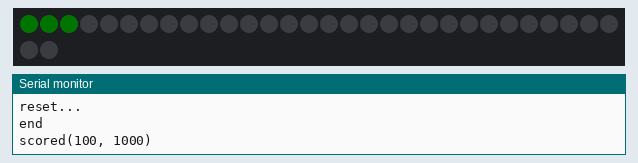
This sketch was run on a simulated Arduino Uno, built with avr-gcc and run on an emulated ATmega328P. Shown: 32 RGB LEDs in strip order, left to right, continuing on the next row, the last lines printed to the serial monitor. Dim RGB values are drawn brighter than linear.

Above: at 0.3 s.
At 3.32 s:
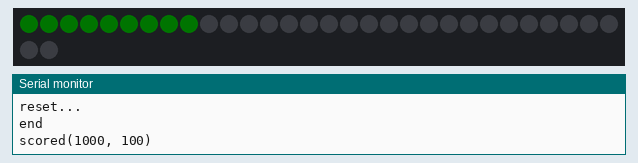
At 3.92 s:
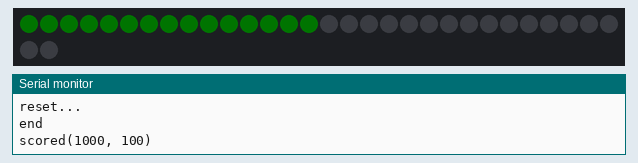
At 4.53 s:
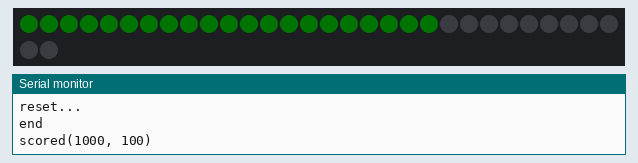
At 5.7 s:
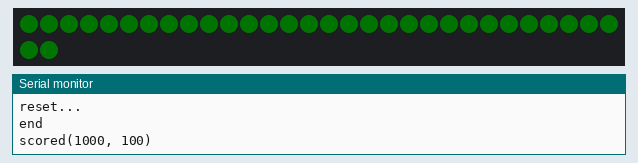

The sketch:

ledstrp_12-10.ino
```cpp
//줄 led(진현우) - 점수올라갈때, 최고기록 경신 시 점멸, 게임 시작 시 점멸
#include <Adafruit_NeoPixel.h>
#ifdef __AVR__
#include <avr/power.h>
#endif

#define PIN 7
#define NUMPIXELS 32
#define PIXEL_COUNT 16

Adafruit_NeoPixel pixels = Adafruit_NeoPixel(NUMPIXELS, PIN, NEO_GRB + NEO_KHZ800);
Adafruit_NeoPixel strip = Adafruit_NeoPixel(PIXEL_COUNT, PIN, NEO_GRB + NEO_KHZ800);

int delayval = 100;

void setup() {
  Serial.begin(9600);
#if defined(__AVR_ATtiny85__)
  if (F_CPU == 16000000) clock_prescale_set(clock_div_1);
#endif

  resetLed();

  pixels.begin();
}

void loop() {
  // Serial.println("startLed");
  // startled();
  // delay(1000);
  // resetLed();
  // delay(1000);
  Serial.println("scored(100, 1000)");
  scoreled(100, 1000);                   //기록테스트
  delay(1000);
  resetLed();
  delay(1000);
  Serial.println("scored(1000, 100)");
  scoreled(1000, 100);                   //최고기록테스트
  delay(1000);
  resetLed();
  delay(1000);
}

void resetLed(){
  Serial.println("reset...");
  for(int i = 0; i < NUMPIXELS; i++){
    pixels.setPixelColor(i, pixels.Color(0, 0, 0));
    pixels.show();
    delay(1);
  }
  Serial.println("end");
}

void scoreled(int score, int highscore) {
  score = map(score, 0, 1000, 0, 32);
  if (score <= highscore) {                              //기록
    for (int i = 0; i < score; i++) {
      pixels.setPixelColor(i, pixels.Color(0, 1, 0));
      pixels.show();
      delay(delayval);
    }
  } else if (score > highscore) {                        //최고기록
    highscore = score;
    for (int i = 0; i < highscore; i++) {
      pixels.setPixelColor(i, pixels.Color(0, 1, 0));
      rainbow(20);
      pixels.show();
      delay(delayval);
    }
  }
}

void startled() {  //게임시작
  rainbowCycle(20);
  delay(delayval);
}

//=====================================led 구현 함수================================================

void rainbow(uint8_t wait) {
  uint16_t i, j;

  for(j=0; j<256; j++) {
    for(i=0; i<strip.numPixels(); i++) {
      strip.setPixelColor(i, Wheel((i+j) & 255));
    }
    strip.show();
    delay(wait);
  }
}

void rainbowCycle(uint8_t wait) {
  uint16_t i, j;

  for(j=0; j<256*5; j++) { // 5 cycles of all colors on wheel
    for(i=0; i< strip.numPixels(); i++) {
      strip.setPixelColor(i, Wheel(((i * 256 / strip.numPixels()) + j) & 255));
    }
    strip.show();
    delay(wait);
  }
}

uint32_t Wheel(byte WheelPos) {
  WheelPos = 255 - WheelPos;
  if(WheelPos < 85) {
    return strip.Color(255 - WheelPos * 3, 0, WheelPos * 3);
  }
  if(WheelPos < 170) {
    WheelPos -= 85;
    return strip.Color(0, WheelPos * 3, 255 - WheelPos * 3);
  }
  WheelPos -= 170;
  return strip.Color(WheelPos * 3, 255 - WheelPos * 3, 0);
}
```

Measured:
- by itself, everything shown: repeats every 7.7 s, in 39 steps
